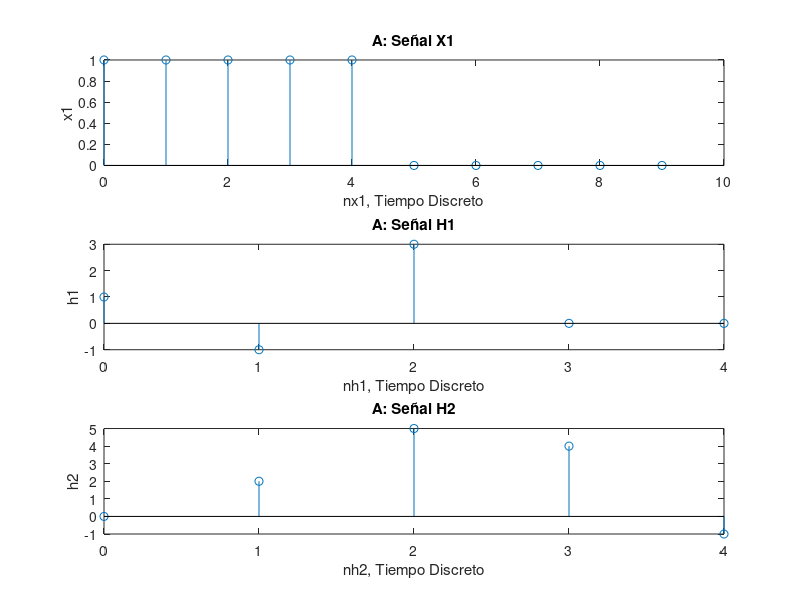
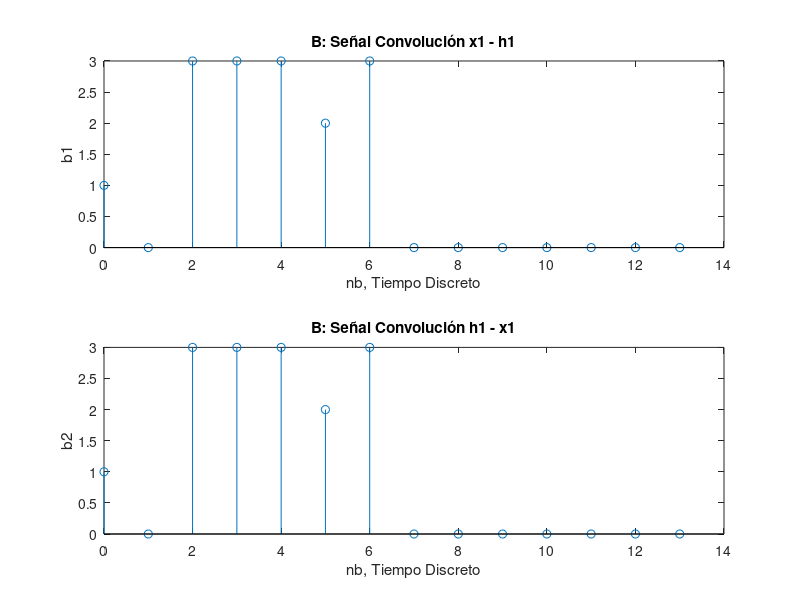
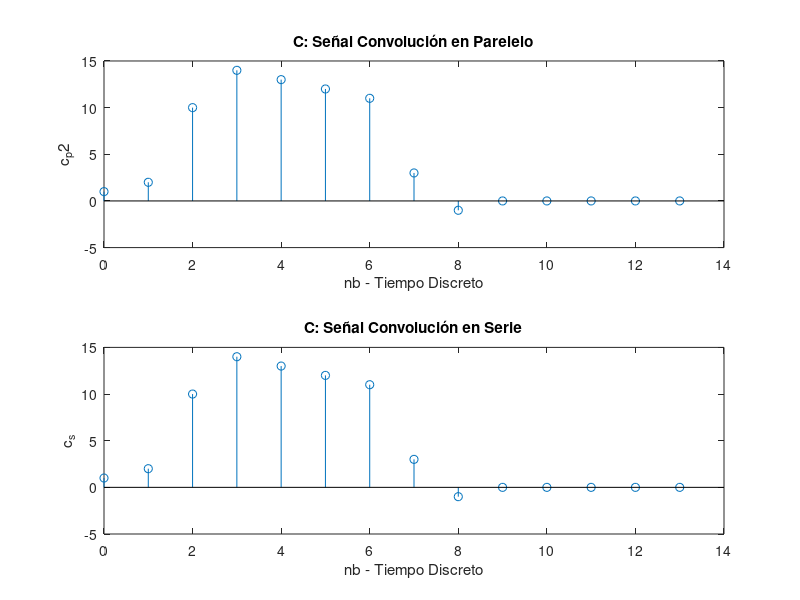
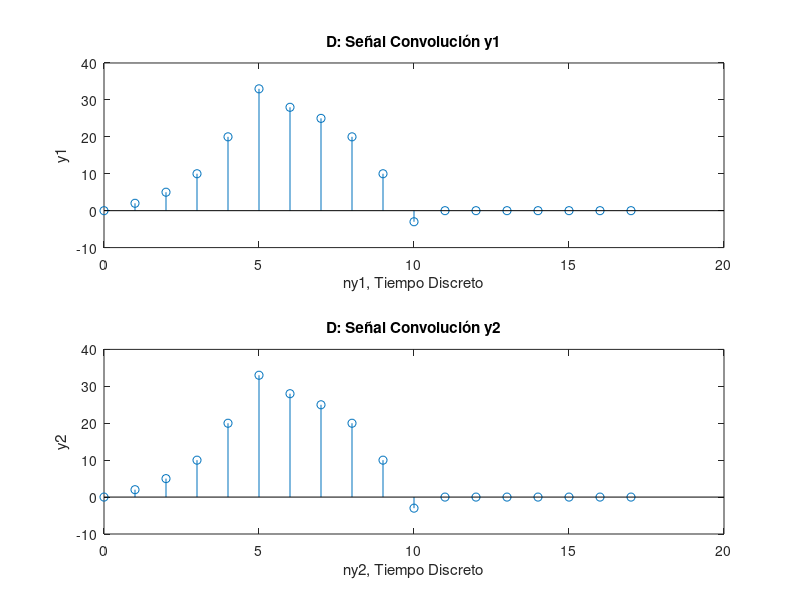

MATLAB code to generate these figures, in order:
% Señales
x_1 = [1,1,1,1,1];
h_1 = [1,-1,3];
h_2 = [2,5,4,-1];

% Vectores de tiempo discreto; eje x
nx1 = [0:9];
nh1 = [0:4];
nh2 = nh1;

% Ajustes para las señales en los Tiempos
x1 = [x_1 zeros(1,5)];
h1 = [h_1 zeros(1,2)];
h2 = [0 h_2];

% Representaciones
subplot(3, 1, 1);
stem(nx1, x1);
% Opciones del plot
title("A: Señal X1");
ylabel("x1");
xlabel("nx1, Tiempo Discreto");

subplot(3, 1, 2);
stem(nh1, h1);
% Opciones del plot
title("A: Señal H1");
ylabel("h1");
xlabel("nh1, Tiempo Discreto");

subplot(3, 1, 3);
stem(nh2, h2);
% Opciones del plot
title("A: Señal H2");
ylabel("h2");
xlabel("nh2, Tiempo Discreto");
figure;

% ---- Apartado B ------
% Propiedad Conmutativa (x,h) = (h,x)
b1 = conv(x1, h1);
b2 = conv(h1, x1);
% Rango Salida
n_b = [0:13];

% Representación
subplot(2,1,1);
stem(n_b, b1);
title("B: Señal Convolución x1 - h1");
ylabel("b1");
xlabel("nb, Tiempo Discreto");

subplot(2,1,2);
stem(n_b, b2);
title("B: Señal Convolución h1 - x1");
ylabel("b2");
xlabel("nb, Tiempo Discreto");
figure;

% ---- Apartado C ------
% Propiedad Distributiva (Paralelo h1, h2) = (Serie h1 + h2)
% Definición Sistema en Paralelo
c_p1 = conv(x1, h1);
c_p2 = conv(x1, h2);
c_p_conv = c_p1 + c_p2;

% Definición Sistema en Serie
c_s = h1 + h2;
c_s_conv = conv(x1, c_s);

% Representación
subplot(2,1,1);
stem(n_b, c_p_conv);
title("C: Señal Convolución en Parelelo");
ylabel("c_p2");
xlabel("nb - Tiempo Discreto");

subplot(2,1,2);
stem(n_b, c_s_conv);
title("C: Señal Convolución en Serie");
ylabel("c_s");
xlabel("nb - Tiempo Discreto");
figure;

% ------ Apartado D -------
% Convolución 1
w = conv(x1, h1);
y1 = conv(w, h2);

% Convolución 3
hserie = conv(h1, h2);
y2 = conv(x1, hserie);

% Sacando el valor de las convoluciones para representar el tiempo
%% No se hasta que punto va de 0 a 18 o simplemente mide 18
ny1 = [0:17];
ny2 = [0:17];

% Representación
subplot(2,1,1);
stem(ny1, y1);
title("D: Señal Convolución y1");
ylabel("y1");
xlabel("ny1, Tiempo Discreto");

subplot(2,1,2);
stem(ny2, y2);
title("D: Señal Convolución y2");
ylabel("y2");
xlabel("ny2, Tiempo Discreto");
figure;

% ------ Apartado E -------
% Variable númerica
n0 = 2;

% Definición de sistemas
he1 = h1;
he2 = h1 - n0;

% Salidas 
%% No me queda claro si: "salida" = "op. convolución"
ye1 = conv(x1, he1);
ye2 = conv(x1, he2); 

% Representación
%% Las dos gráficas dan diferente, se hará teóricamente para chekearlo
subplot(2,1,1);
stem(n_b, ye1-n0);
title("E: Señal Convolución ye1");
ylabel("ye1[n-n0]");
xlabel("n_b, Tiempo Discreto");

subplot(2,1,2);
stem(n_b, ye2);
title("Señal Convolución ye2");
ylabel("ye2");
xlabel("n_b, Tiempo Discreto");
%figure;

% ------ Apartado F -------
% Sistema 1 sin memoria: y[n] = (n+1)x[n]
nw = nx1;
% Wf = salida Sistema 1 para entrada x1
wf = (nw+1).*x1;
hf2 = h1;

% yf1 - salida Sistema 2 
yf1 = conv(wf, hf2);
% Representación Yf1
subplot(2,1,1);
stem(n_b, yf1);
title("F: Señal Salida yf1");
ylabel("yf1");
xlabel("n_b, Tiempo Discreto");

% hf1 Salida sistema 1 para: - entrada impulso unidad [0:4].
impulso_unidad = [1, 0, 0, 0, 0];
%% No me queda muy claro lo de la salida
hf1 = conv(impulso_unidad, wf);

% hseries = conv(hf1,hf2) 
hseries = conv(hf1, hf2);

% yf2: Entrada salida de hseries con entrada x1.
n_f2 = [0:26];
yf2 = conv(x1, hseries);
% Representación Yf2
subplot(2,1,2);
stem(n_f2, yf2);
title("F: Señal Salida yf1");
ylabel("yf2");
xlabel("n_f2, Tiempo Discreto");

% ------ Apartado G -------
% Sistema 1 sin memoria y[n] = x^2[n]
% Sistema 2 LTI con impulso hg2[n] = h2[n]
hg2 = h2;

% yga - Salida sistema 1 - Entrada = xg[n] = impulso unidad *2
xg = impulso_unidad*2;
yga = xg.^2;

% ygb - Salida sistema 2 - Entrada xg[n]
ygb = conv(xg, hg2);

% yg1 = suma  yga[n] + ygb[n]
% Es necesario extender la longitud de yga para que sea igual a la de ygb
yga = [yga, zeros(1, 4)];
yg1 = yga + ygb;

% hg1[n] = salida sistema uno para impulso unidad
hg1 = impulso_unidad.^2; % Estoo.. Tiene sentido??

% hparallel[n] =  hg1[n]+hg2[n]. 
hparallel = hg1 + hg2;

% yg2[n] = salida sistema hparallel[n] con entrada xg[n]
yg2 = conv(xg, hparallel);
